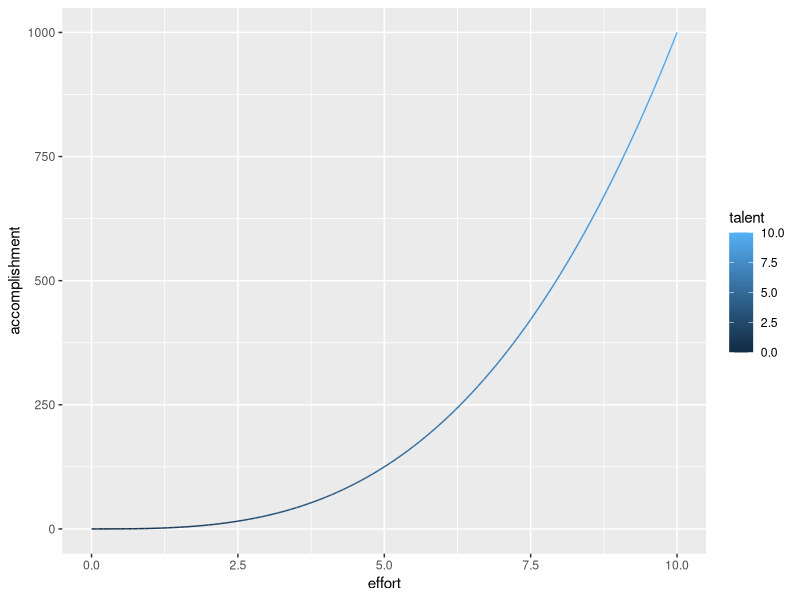
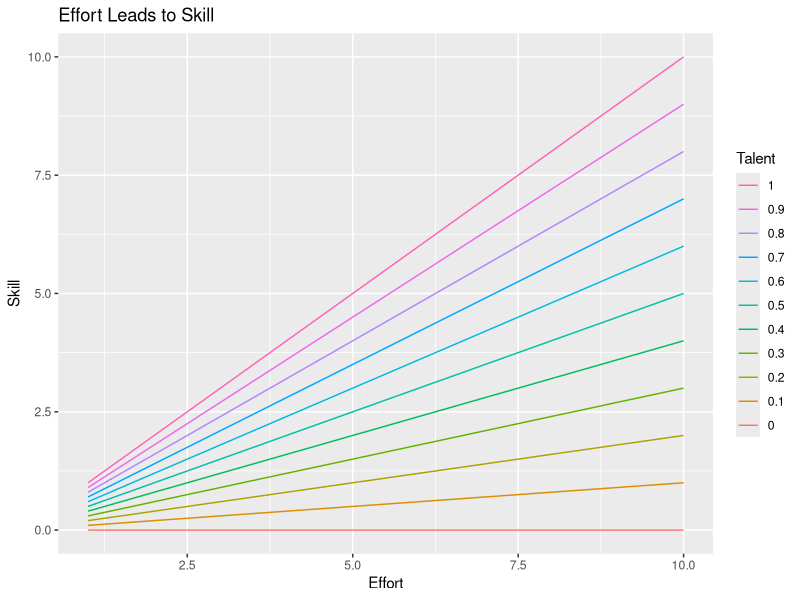
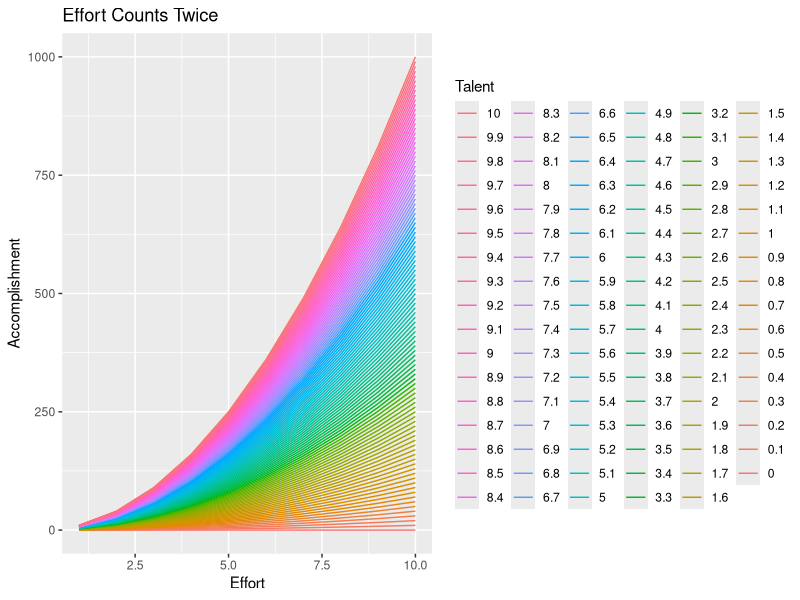
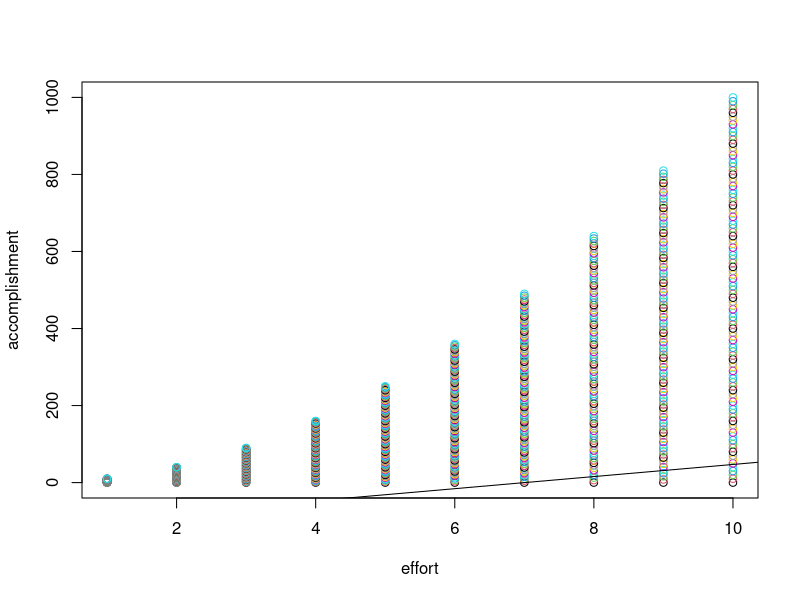
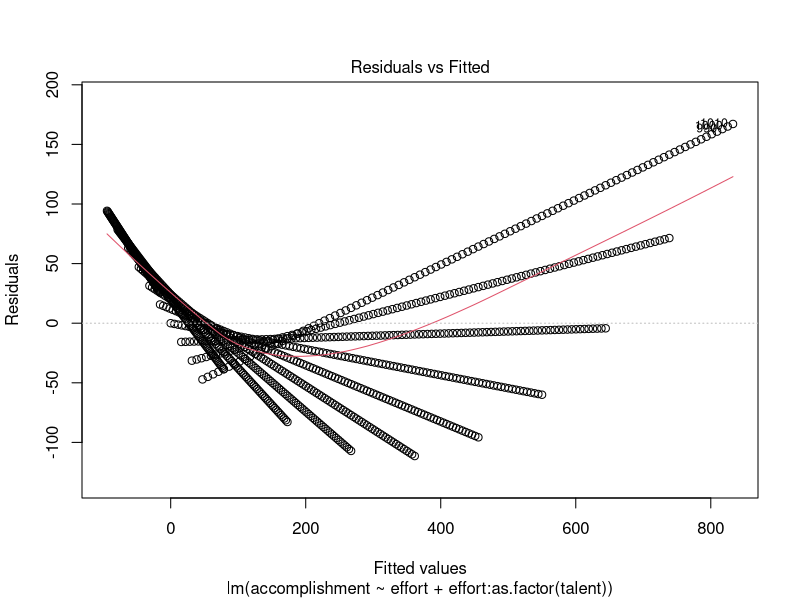
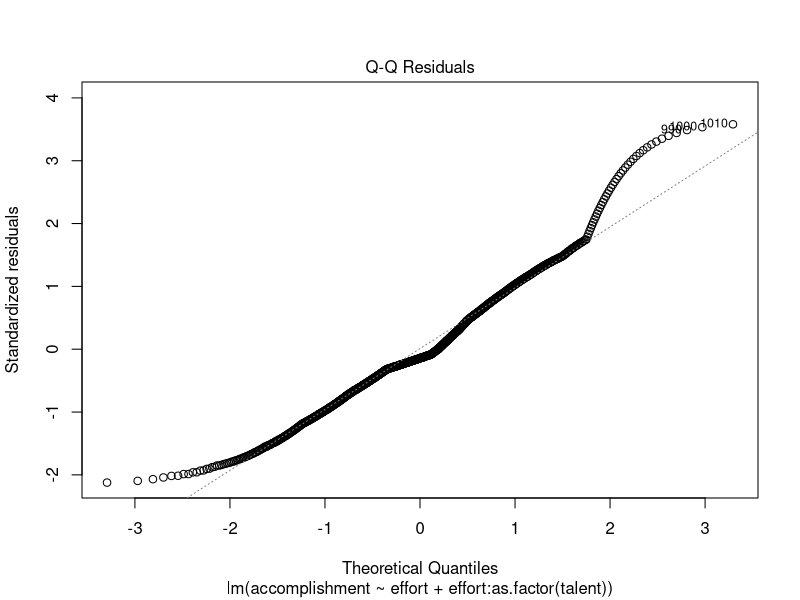
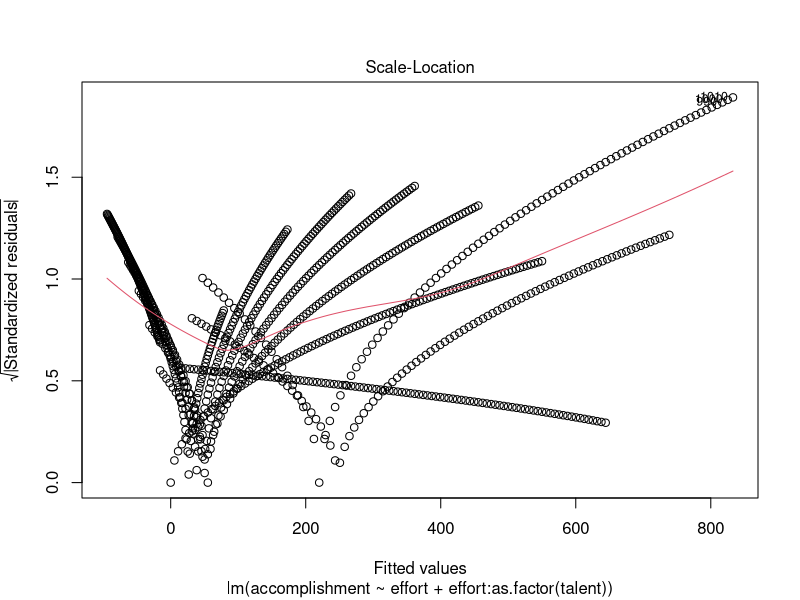
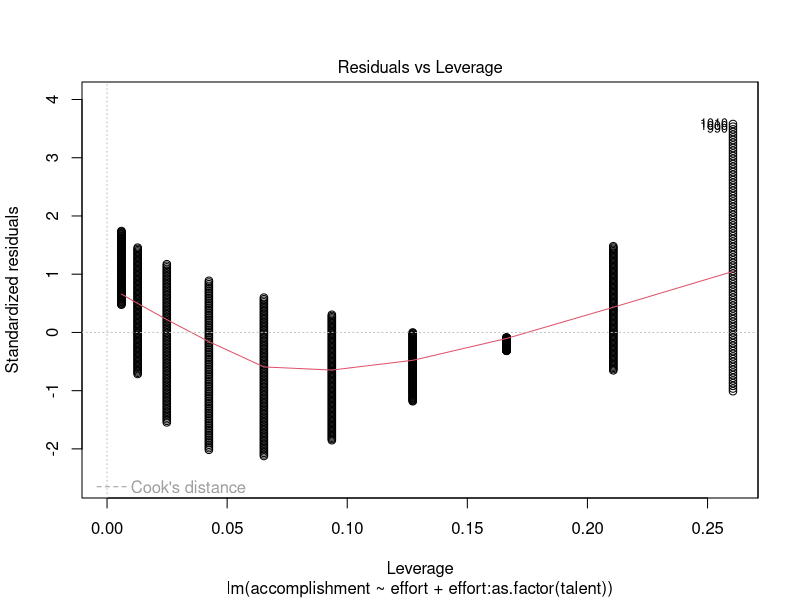

These charts were generated, in order, by the following R code: (Note: this script raises an error after producing the figures.)
library(tidyverse)

skill <- data.frame(talent = seq(0,10,.1), effort = seq(0,10,.1))
skill$skill <- skill$talent * skill$effort
skill$accomplishment <- skill$skill * skill$effort

ggplot(data = skill)+
  geom_line(aes(color = talent, x = effort, y = accomplishment))




talent_seq <- seq(0,10,.1)

i <- 1
effort_ <- i

talent_seq*effort_

grit_df <- data.frame(effort = NA, talent = NA,skill = NA)

for (i in 1:10){
  effort = i
  talent = talent_seq
  skill = effort*talent
  
  grit_df_ <-data.frame(effort = effort, talent = talent, skill = skill)
  
  grit_df <- rbind(grit_df_, grit_df)
}

combinde_df <- grit_df %>%
  select(talent, effort, skill) %>% 
  drop_na() %>% 
  arrange(talent, effort) %>% 
  mutate(accomplishment= skill * effort)


combinde_df %>% 
  filter(talent <= 1) %>% 
  # head(10) %>% 
  ggplot() +
  geom_line(aes(x = effort, y = (skill), color = as.factor(talent), group = talent))+
  labs(x = 'Effort', y = 'Skill', color = 'Talent', title = 'Effort Leads to Skill')+
  # scale_color_discrete(colors = rainbow(10))
  guides(colour = guide_legend(reverse=T))

combinde_df %>% 
  # head(10) %>% 
  ggplot() +
  geom_line(aes(x = effort, y = (accomplishment), color = as.factor(talent), group = talent))+
  guides(colour = guide_legend(reverse=T))+
  labs(x = 'Effort', title = 'Effort Counts Twice',y = 'Accomplishment', color = 'Talent')

grit_lm <- lm(accomplishment ~ effort + effort:as.factor(talent) , data = combinde_df)

plot(accomplishment ~ effort, col = as.factor(talent), data = combinde_df)
abline(grit_lm)

plot(grit_lm)

plot(grit_lm$residuals, col = as.factor(combinde_df$talent))

grit_df__ <- data.frame(effort = NA, talent = NA,skill = NA, effort_2 = NA, accomplishment = NA)

for (i in 1:10){
  effort_2 = i
  skill = combinde_df$skill
  accomplishment <- effort_2*skill
  
  grit_df_ <-data.frame(effort = effort, talent = talent, skill = skill, effort_2 = i, accomplishment = accomplishment)
  
  
  
  
  grit_df__ <- rbind(grit_df_, grit_df)
  
}


grit_df__

for (effort in 2:2){
  
  skill <- effort * seq(1,10)
  print(paste('Skill:', skill))
  
  for (effort_two in 1:1){
    
    achievement <- effort_two * seq(1,10)
    
    print(paste('Achievement: ', achievement))
    
  }
  
  
  
  
}
